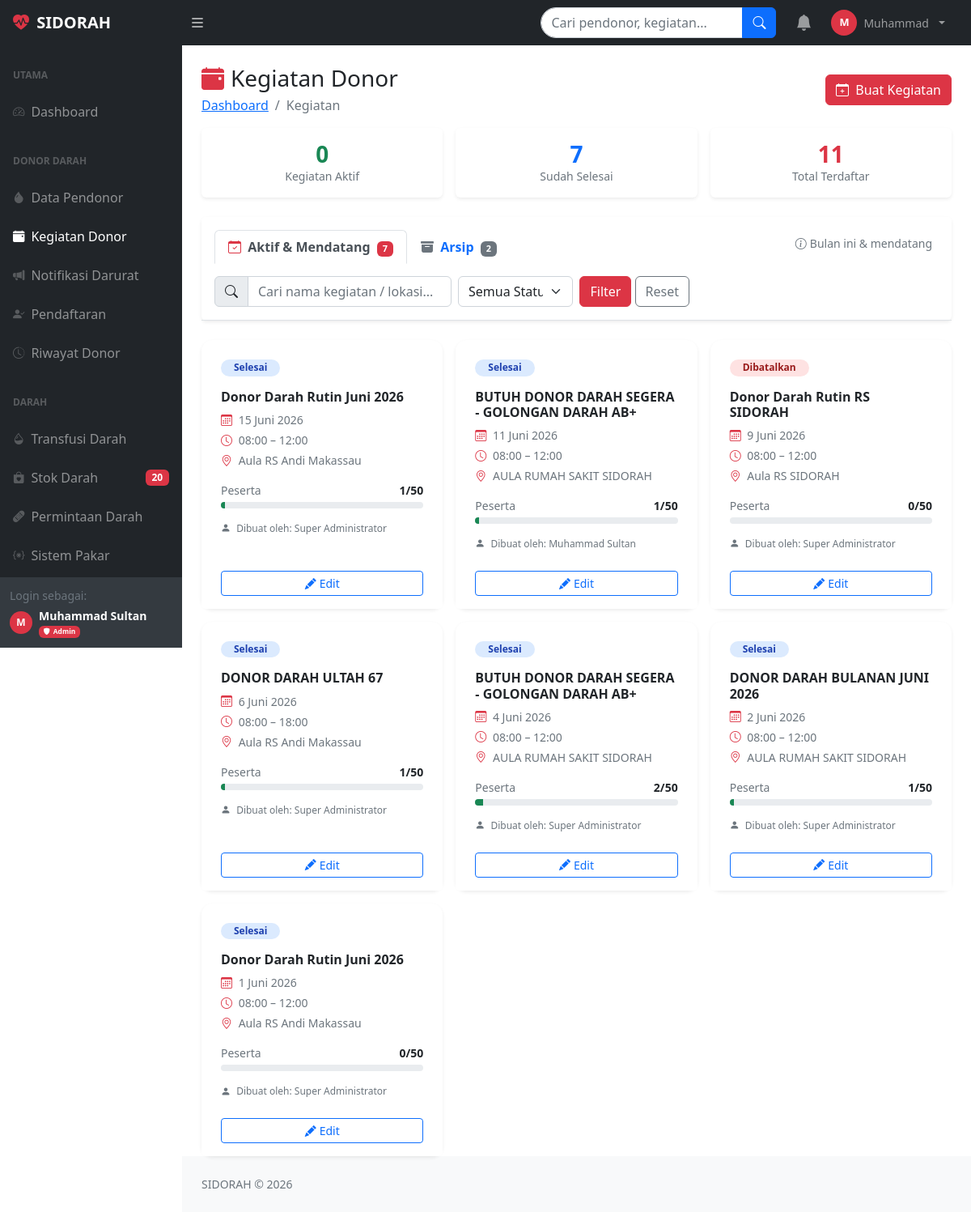
The app's page /kegiatan_donor.php (signed in) with its own data.
### tables this page shows
CREATE TABLE `pengaturan` (
  `id` int(11) NOT NULL,
  `kunci` varchar(100) NOT NULL,
  `nilai` text DEFAULT NULL,
  `keterangan` varchar(200) DEFAULT NULL
);

CREATE TABLE `kegiatan_donor` (
  `id_kegiatan` int(11) NOT NULL,
  `nama_kegiatan` varchar(150) DEFAULT NULL,
  `tanggal_kegiatan` date DEFAULT NULL,
  `waktu_mulai` time DEFAULT NULL,
  `waktu_selesai` time DEFAULT NULL,
  `lokasi` varchar(200) DEFAULT NULL,
  `kuota_peserta` int(11) DEFAULT NULL,
  `jumlah_terdaftar` int(11) DEFAULT 0,
  `persyaratan` text DEFAULT NULL,
  `status_kegiatan` enum('aktif','selesai','dibatalkan') DEFAULT NULL,
  `id_admin` int(11) DEFAULT NULL
);

CREATE TABLE `users` (
  `id_pengguna` int(11) NOT NULL,
  `nama_lengkap` varchar(100) DEFAULT NULL,
  `email` varchar(100) NOT NULL,
  `password` varchar(255) NOT NULL,
  `no_telepon` varchar(15) DEFAULT NULL,
  `role` enum('super_admin','admin','pendonor','petugas_medis','manajemen') DEFAULT NULL,
  `status_akun` enum('aktif','nonaktif','terkunci') DEFAULT 'aktif',
  `created_at` timestamp NOT NULL DEFAULT current_timestamp(),
  `updated_at` timestamp NOT NULL DEFAULT current_timestamp() ON UPDATE current_timestamp(),
  `last_login` timestamp NULL DEFAULT NULL
);

### kegiatan_donor.php (the view, shortened to what this page needs)
<?php
require_once 'koneksi.php';
$cari          = bersihkan($koneksi, $_GET['cari']   ?? '');
$tab_aktif     = $_GET['tab'] ?? 'aktif';
$bulan_ini     = date('Y-m');
$where = "WHERE 1=1";
$where_aktif = $where . " AND (DATE_FORMAT(k.tanggal_kegiatan,'%Y-%m') >= '$bulan_ini')";
$where_arsip = $where . " AND DATE_FORMAT(k.tanggal_kegiatan,'%Y-%m') < '$bulan_ini'";
$where_query = $tab_aktif === 'arsip' ? $where_arsip : $where_aktif;
$kegiatan = $koneksi->query("
    SELECT k.*, u.nama_lengkap as nama_admin,
           (k.kuota_peserta - k.jumlah_terdaftar) as sisa_kuota
    FROM kegiatan_donor k
    LEFT JOIN users u ON k.id_admin=u.id_pengguna
    $where_query
    ORDER BY k.tanggal_kegiatan DESC
");
$total_aktif_tab = $koneksi->query("
    SELECT COUNT(*) as n FROM kegiatan_donor k $where_aktif
")->fetch_assoc()['n'];
$total_arsip_tab = $koneksi->query("
    SELECT COUNT(*) as n FROM kegiatan_donor k $where_arsip
")->fetch_assoc()['n'];
$stat_aktif   = $koneksi->query("SELECT COUNT(*) as n FROM kegiatan_donor WHERE status_kegiatan='aktif' AND tanggal_kegiatan >= CURDATE()")->fetch_assoc()['n'];
$stat_selesai = $koneksi->query("SELECT COUNT(*) as n FROM kegiatan_donor WHERE status_kegiatan='selesai'")->fetch_assoc()['n'];
$stat_total_donor = $koneksi->query("SELECT COALESCE(SUM(jumlah_terdaftar),0) as n FROM kegiatan_donor")->fetch_assoc()['n'];
?>
<!DOCTYPE html>
<html lang="id">
<head>
    <link href="css/styles.css" rel="stylesheet">
    <link href="https://cdn.jsdelivr.net/npm/bootstrap-icons@1.11.3/font/bootstrap-icons.min.css" rel="stylesheet">
</head>
<body class="sb-nav-fixed">
<?php include 'includes/topnav.php'; ?>
<div id="layoutSidenav">
    <?php include 'includes/sidenav.php'; ?>
    <div id="layoutSidenav_content">
        <main>
            <div class="container-fluid px-4">
                <div class="d-flex justify-content-between align-items-center mt-4 mb-3">
                    <div>
                        <h1 class="h3 mb-0"><i class="bi bi-calendar-event-fill text-danger me-2"></i>Kegiatan Donor</h1>
                        <ol class="breadcrumb mb-0 mt-1">
                            <li class="breadcrumb-item"><a href="dashboard.php">Dashboard</a></li>
                            <li class="breadcrumb-item active">Kegiatan</li>
                        </ol>
                    </div>
                    <?php if (cekRole([ROLE_SUPER_ADMIN, ROLE_ADMIN])): ?>
                    <button class="btn btn-danger" data-bs-toggle="modal" data-bs-target="#modalTambah">
                        <i class="bi bi-calendar-plus me-1"></i> Buat Kegiatan
                    </button>
                    <?php endif; ?>
                </div>
                <div class="row g-3 mb-4">
                    <div class="col-6 col-md-4">
                        <div class="card border-0 shadow-sm text-center py-3">
                            <div class="h3 fw-bold text-success mb-0"><?= $stat_aktif ?></div>
                            <div class="small text-muted">Kegiatan Aktif</div>
                        </div>
                    </div>
                    <div class="col-6 col-md-4">
                        <div class="card border-0 shadow-sm text-center py-3">
                            <div class="h3 fw-bold text-primary mb-0"><?= $stat_selesai ?></div>
                            <div class="small text-muted">Sudah Selesai</div>
                        </div>
                    </div>
                    <div class="col-6 col-md-4">
                        <div class="card border-0 shadow-sm text-center py-3">
                            <div class="h3 fw-bold text-danger mb-0"><?= number_format($stat_total_donor) ?></div>
                            <div class="small text-muted">Total Terdaftar</div>
                        </div>
                    </div>
                </div>
                <div class="card border-0 shadow-sm mb-4">
                    <div class="card-header bg-white border-0 pt-3 pb-0 px-4">
                        <div class="d-flex justify-content-between align-items-center mb-2">
                            <ul class="nav nav-tabs card-header-tabs">
                                <li class="nav-item">
                                    <a class="nav-link fw-semibold <?= $tab_aktif==='aktif'?'active':'' ?>"
                                       href="kegiatan_donor.php?tab=aktif">
                                        <i class="bi bi-calendar-check me-1 text-danger"></i> Aktif & Mendatang
                                        <span class="badge bg-danger ms-1" style="font-size:0.68rem"><?= $total_aktif_tab ?></span>
                                    </a>
                                </li>
                                <li class="nav-item">
                                    <a class="nav-link fw-semibold <?= $tab_aktif==='arsip'?'active':'' ?>"
                                       href="kegiatan_donor.php?tab=arsip">
                                        <i class="bi bi-archive-fill me-1 text-secondary"></i> Arsip
                                        <span class="badge bg-secondary ms-1" style="font-size:0.68rem"><?= $total_arsip_tab ?></span>
                                    </a>
                                </li>
                            </ul>
                            <?php if ($tab_aktif === 'arsip'): ?>
                            <small class="text-muted"><i class="bi bi-info-circle me-1"></i>Kegiatan bulan-bulan sebelumnya</small>
                            <?php else: ?>
                            <small class="text-muted"><i class="bi bi-info-circle me-1"></i>Bulan ini & mendatang</small>
                            <?php endif; ?>
                        </div>
                    </div>
                    <div class="card-body py-3 border-bottom">
                        <form method="GET" class="row g-2 align-items-center">
                            <div class="col-md-4">
                                <div class="input-group">
                                    <span class="input-group-text"><i class="bi bi-search"></i></span>
                                    <input type="text" name="cari" class="form-control"
                                           placeholder="Cari nama kegiatan / lokasi..."
                                           value="<?= htmlspecialchars($cari) ?>">
                                </div>
                            </div>
                            <div class="col-md-2">
                                <select name="status" class="form-select">
                                    <option value="">Semua Status</option>
                                </select>
                            </div>
                            <div class="col-auto">
                                <button type="submit" class="btn btn-danger">Filter</button>
                                <a href="kegiatan_donor.php?tab=<?= $tab_aktif ?>" class="btn btn-outline-secondary">Reset</a>
                            </div>
                        </form>
                    </div>
                </div>
                <?php if ($kegiatan->num_rows === 0): ?>
                <div class="text-center py-5 text-muted">
                    <i class="bi bi-calendar-x fs-1 d-block mb-3"></i>
                    <p>Belum ada kegiatan donor</p>
                </div>
                <?php else: ?>
                <div class="row g-3">
                    <?php while ($k = $kegiatan->fetch_assoc()):
                        $persen = $k['kuota_peserta'] > 0
                            ? round(($k['jumlah_terdaftar'] / $k['kuota_peserta']) * 100) : 0;
                        $bar    = $persen >= 90 ? 'bg-danger' : ($persen >= 60 ? 'bg-warning' : 'bg-success');
                    ?>
                    <div class="col-md-6 col-xl-4">
                        <div class="card kegiatan-card shadow-sm h-100">
                            <div class="card-body p-4">
                                <div class="d-flex justify-content-between align-items-start mb-3">
                                    <span class="badge status-<?= $k['status_kegiatan'] ?> rounded-pill px-3">
                                        <?= ucfirst($k['status_kegiatan']) ?>
                                    </span>
                                </div>
                                <h6 class="fw-bold mb-2"><?= htmlspecialchars($k['nama_kegiatan']) ?></h6>
                                <div class="text-muted small mb-1">
                                    <i class="bi bi-calendar3 me-1 text-danger"></i>
                                    <?= tanggal_indo($k['tanggal_kegiatan']) ?>
                                </div>
                                <div class="text-muted small mb-1">
                                    <i class="bi bi-clock me-1 text-danger"></i>
                                    <?= substr($k['waktu_mulai'],0,5) ?> – <?= substr($k['waktu_selesai'],0,5) ?>
                                </div>
                                <div class="text-muted small mb-3">
                                    <i class="bi bi-geo-alt me-1 text-danger"></i>
                                    <?= htmlspecialchars($k['lokasi']) ?>
                                </div>
                                <div class="d-flex justify-content-between small mb-1">
                                    <span class="text-muted">Peserta</span>
                                    <span class="fw-semibold"><?= $k['jumlah_terdaftar'] ?>/<?= $k['kuota_peserta'] ?></span>
                                </div>
                                <div class="progress mb-3">
                                    <div class="progress-bar <?= $bar ?>" style="width:<?= $persen ?>%"></div>
                                </div>
                                <div class="text-muted" style="font-size:0.75rem">
                                    <i class="bi bi-person-fill me-1"></i>
                                    Dibuat oleh: <?= htmlspecialchars($k['nama_admin'] ?? 'Sistem') ?>
                                </div>
                            </div>
                            <div class="card-footer bg-white border-0 pt-0 pb-3 px-4">
                                <?php if (cekRole([ROLE_SUPER_ADMIN, ROLE_ADMIN])): ?>
                                <div class="d-flex gap-2">
                                    <button class="btn btn-outline-primary btn-sm flex-grow-1"
                                        onclick='bukaEdit(<?= json_encode($k) ?>)'>
                                        <i class="bi bi-pencil-fill me-1"></i>Edit
                                    </button>
                                </div>
                                <?php else: ?>
                                <div class="small text-muted text-center py-1">
                                    <i class="bi bi-eye me-1"></i>Hanya bisa dilihat
                                </div>
                                <?php endif; ?>
                            </div>
                        </div>
                    </div>
                    <?php endwhile; ?>
                </div>
                <?php endif; ?>
            </div>
        </main>
        <footer class="py-4 bg-light mt-auto">
            <div class="container-fluid px-4">
                <div class="text-muted small">SIDORAH &copy; <?= date('Y') ?></div>
            </div>
        </footer>
    </div>
</div>
</body>
</html>

### includes/topnav.php (shortened to what this page needs)
<?php
$nama_rs_nav = 'SIDORAH';
$res_nama = $koneksi->query("SELECT nilai FROM pengaturan WHERE kunci='nama_rs' LIMIT 1");
if ($res_nama && $res_nama->num_rows > 0) {
    $nama_rs_nav = $res_nama->fetch_assoc()['nilai'] ?: 'SIDORAH';
}
?>
<nav class="sb-topnav navbar navbar-expand navbar-dark bg-dark">
    <a class="navbar-brand ps-3 fw-bold" href="dashboard.php">
        <i class="bi bi-heart-pulse-fill text-danger me-1"></i>
        <?= htmlspecialchars($nama_rs_nav) ?>
    </a>
    <button class="btn btn-link btn-sm order-1 order-lg-0 me-4 me-lg-0 text-white"
            id="sidebarToggle" href="#!">
        <i class="bi bi-list fs-5"></i>
    </button>
    <form class="d-none d-md-inline-block ms-auto me-0 me-md-3 my-2 my-md-0"
          action="cari.php" method="GET">
        <div class="input-group">
            <input class="form-control" type="text" name="q"
                   placeholder="Cari pendonor, kegiatan..."
                   value="<?= htmlspecialchars($_GET['q'] ?? '') ?>"
                   style="width:250px; border-radius:20px 0 0 20px;"
                   autocomplete="off">
            <button class="btn btn-primary" type="submit">
                <i class="bi bi-search"></i>
            </button>
        </div>
    </form>
    <ul class="navbar-nav ms-auto ms-md-0 me-3 me-lg-4 align-items-center">
        <li class="nav-item dropdown me-2">
            <a class="nav-link position-relative" href="#"
               role="button" data-bs-toggle="dropdown">
                <i class="bi bi-bell-fill fs-5"></i>
            </a>
        </li>
        <li class="nav-item dropdown">
            <a class="nav-link dropdown-toggle d-flex align-items-center gap-2"
               href="#" role="button" data-bs-toggle="dropdown">
                <div style="width:32px;height:32px;border-radius:50%;background:#dc3545;
                            display:flex;align-items:center;justify-content:center;
                            font-weight:700;font-size:0.8rem;color:white;">
                    <?= strtoupper(substr($_SESSION['nama_lengkap'] ?? 'A', 0, 1)) ?>
                </div>
                <span class="d-none d-lg-inline small">
                    <?= htmlspecialchars(explode(' ', $_SESSION['nama_lengkap'])[0]) ?>
                </span>
            </a>
        </li>
    </ul>
</nav>

### records on screen
pengaturan: nilai "SIDORAH"
kegiatan_donor: status_kegiatan "Selesai", nama_kegiatan "Donor Darah Rutin Juni 2026", tanggal_kegiatan "15 Juni 2026", waktu_mulai "08:00", waktu_selesai "12:00", lokasi "Aula RS Andi Makassau", jumlah_terdaftar "1", kuota_peserta "50", id_admin.nama_lengkap "Super Administrator"
kegiatan_donor: status_kegiatan "Selesai", nama_kegiatan "BUTUH DONOR DARAH SEGERA - GOLONGAN DARAH AB+", tanggal_kegiatan "11 Juni 2026", waktu_mulai "08:00", waktu_selesai "12:00", lokasi "AULA RUMAH SAKIT SIDORAH", jumlah_terdaftar "1", kuota_peserta "50", id_admin.nama_lengkap "Muhammad Sultan"
kegiatan_donor: status_kegiatan "Dibatalkan", nama_kegiatan "Donor Darah Rutin RS SIDORAH", tanggal_kegiatan "9 Juni 2026", waktu_mulai "08:00", waktu_selesai "12:00", lokasi "Aula RS SIDORAH", jumlah_terdaftar "0", kuota_peserta "50", id_admin.nama_lengkap "Super Administrator"
kegiatan_donor: status_kegiatan "Selesai", nama_kegiatan "DONOR DARAH ULTAH 67", tanggal_kegiatan "6 Juni 2026", waktu_mulai "08:00", waktu_selesai "18:00", lokasi "Aula RS Andi Makassau", jumlah_terdaftar "1", kuota_peserta "50", id_admin.nama_lengkap "Super Administrator"
kegiatan_donor: status_kegiatan "Selesai", nama_kegiatan "BUTUH DONOR DARAH SEGERA - GOLONGAN DARAH AB+", tanggal_kegiatan "4 Juni 2026", waktu_mulai "08:00", waktu_selesai "12:00", lokasi "AULA RUMAH SAKIT SIDORAH", jumlah_terdaftar "2", kuota_peserta "50", id_admin.nama_lengkap "Super Administrator"
kegiatan_donor: status_kegiatan "Selesai", nama_kegiatan "DONOR DARAH BULANAN JUNI 2026", tanggal_kegiatan "2 Juni 2026", waktu_mulai "08:00", waktu_selesai "12:00", lokasi "AULA RUMAH SAKIT SIDORAH", jumlah_terdaftar "1", kuota_peserta "50", id_admin.nama_lengkap "Super Administrator"
kegiatan_donor: status_kegiatan "Selesai", nama_kegiatan "Donor Darah Rutin Juni 2026", tanggal_kegiatan "1 Juni 2026", waktu_mulai "08:00", waktu_selesai "12:00", lokasi "Aula RS Andi Makassau", jumlah_terdaftar "0", kuota_peserta "50", id_admin.nama_lengkap "Super Administrator"

### other values on screen
substr($_SESSION['nama_lengkap'] ?? 'A', 0, 1) "M"
explode(' ', $_SESSION['nama_lengkap'])[0] "Muhammad"
$kritis "20"
$_SESSION['nama_lengkap'] "Muhammad Sultan"
$r[2] "Admin"
$stat_aktif "0"
$stat_selesai "7"
$stat_total_donor "11"
$total_aktif_tab "7"
$total_arsip_tab "2"
